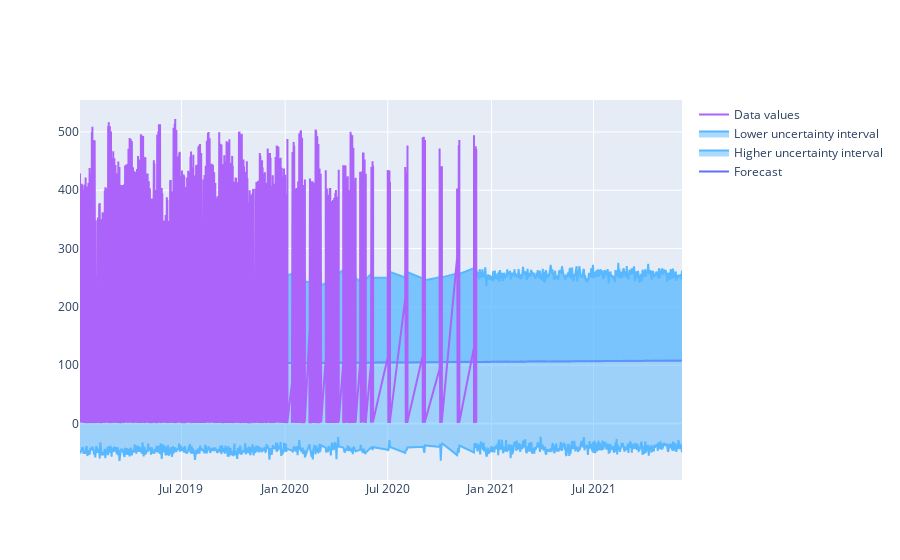

Source (notebook cell):
### Markdown cell above
The ```scatter trace``` type encompasses ```line charts, scatter charts, text charts, and bubble charts.```

The data visualized as scatter point or lines is set in x and y. Text (appearing either on the chart or on hover only) is via text.

Parameteres:
- x – Sets the x coordinates.
- y – Sets the y coordinates.
- mode – Determines the drawing mode for this scatter trace. 
  If there are less than 20 points and the trace is not stacked then the default is “lines+markers”. Otherwise, “lines”.
- name - Sets the trace name. The trace name appear as the legend item and on hover.

### Code cell
trace_open = go.Scatter(
    x = prediction["ds"],
    y = prediction["yhat"],
    mode = 'lines',
    name="Forecast"
)
trace_high = go.Scatter(
    x = prediction["ds"],
    y = prediction["yhat_upper"],
    mode = 'lines',
    fill = "tonexty", 
    line = {"color": "#57b8ff"}, 
    name="Higher uncertainty interval"
)
trace_low = go.Scatter(
    x = prediction["ds"],
    y = prediction["yhat_lower"],
    mode = 'lines',
    fill = "tonexty", 
    line = {"color": "#57b8ff"}, 
    name="Lower uncertainty interval"
)
trace_close = go.Scatter(
    x = df["ds"],
    y = df["y"],
    name="Data values"
)

#make list for all three scattle objects.
data = [trace_open,trace_high,trace_low,trace_close]
# Construct a new Layout object. 
#title - It will display string as a title of graph
layout = go.Layout(title="Power consumption forecasting")
#A list or tuple of trace instances (e.g. [Scatter(…), Bar(…)]) or A single trace instance (e.g. Scatter(…), Bar(…), etc.)
#A list or tuple of dicts of string/value properties where: - The ‘type’ property specifies the trace type.

fig = go.Figure(data=data)
fig.show()

### Figure 1 — Plotly figure (JSON) as saved in the notebook; plotly's stock layout.template omitted (floating-point values rounded to 4 significant figures; data arrays with more than 128 entries replaced by an {"elided": "..."} marker saying what was removed)
{"data": [{"mode": "lines", "name": "Forecast", "type": "scatter", "x": {"elided": "863 str values"}, "y": {"elided": "863 float values"}}, {"fill": "tonexty", "line": {"color": "#57b8ff"}, "mode": "lines", "name": "Higher uncertainty interval", "type": "scatter", "x": {"elided": "863 str values"}, "y": {"elided": "863 float values"}}, {"fill": "tonexty", "line": {"color": "#57b8ff"}, "mode": "lines", "name": "Lower uncertainty interval", "type": "scatter", "x": {"elided": "863 str values"}, "y": {"elided": "863 float values"}}, {"name": "Data values", "type": "scatter", "x": {"elided": "16599 str values"}, "y": {"elided": "16599 float values"}}], "layout": {}}
